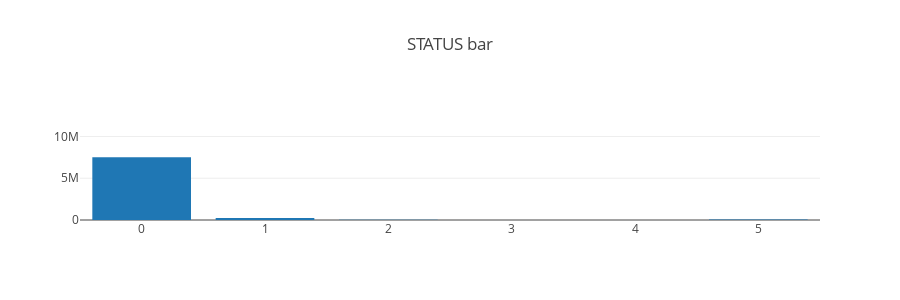

Notebook cell for this chart:
### Markdown cell above
Plot categorical features

### Code cell
def plot_categorical_feature(feature):
    configure_plotly_browser_state()
    feature_counts = bureau_balance_orig[feature].value_counts()
    plotly.offline.iplot({
        "data": [go.Bar(
            x=feature_counts.index,
            y=feature_counts.values
        )],
        "layout": go.Layout(title="{} bar".format(feature), height=300)
    })
plot_categorical_feature("STATUS")

### Figure 1 — Plotly figure (JSON) as saved in the notebook; plotly's stock layout.template omitted (floating-point values rounded to 4 significant figures)
{"data": [{"y": [13646993, 7499507, 5810482, 242347, 62406, 23419, 8924, 5847], "x": ["C", "0", "X", "1", "5", "2", "3", "4"], "type": "bar", "uid": "ff2a497a-7699-411c-b5f3-392d701e22e1"}], "layout": {"title": {"text": "STATUS bar"}, "height": 300}}
